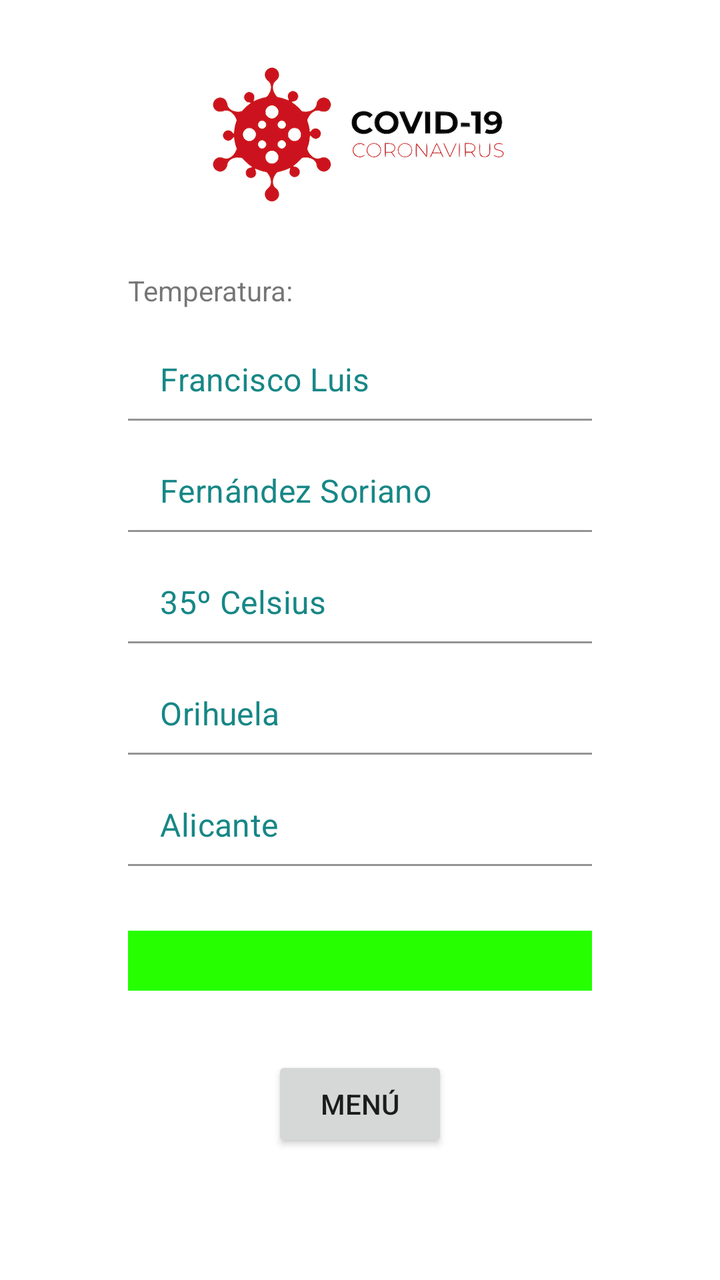
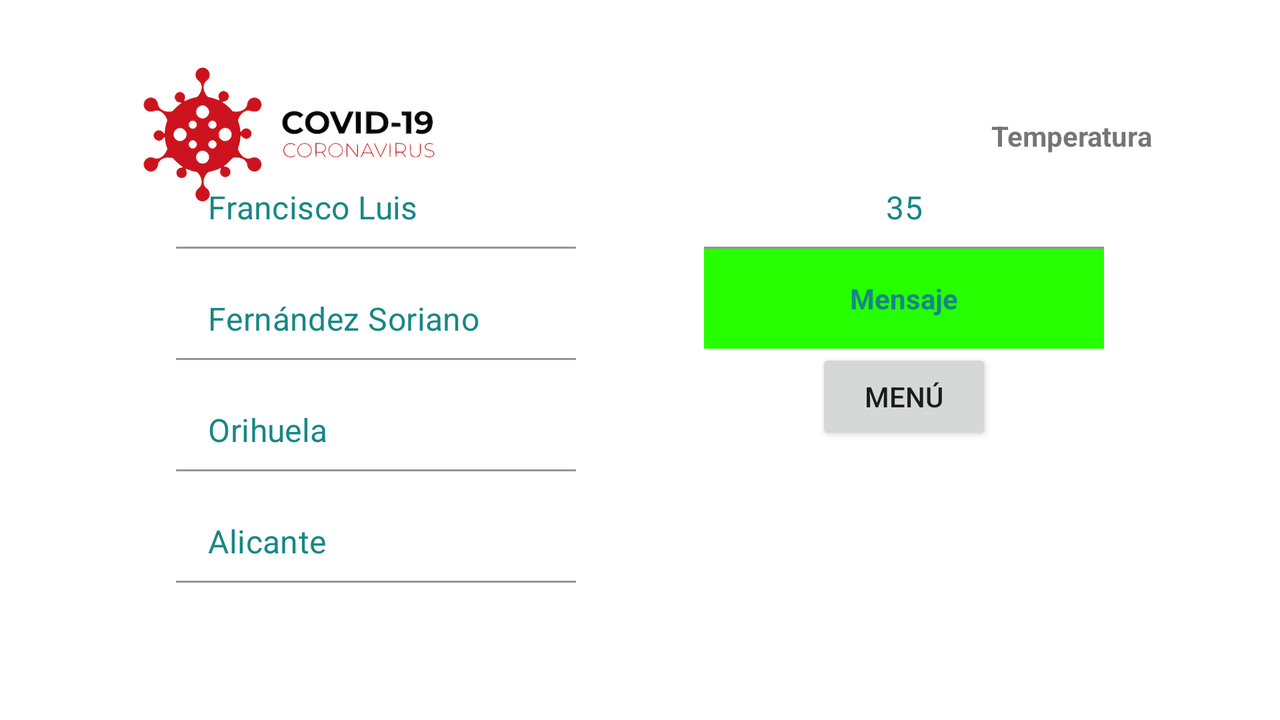

An Android layout and its configuration variant, each rendered on a device that would load it. The default file and the variant file are quoted in full after the pictures.
<!-- AndroidManifest.xml: application theme Theme.Primera_aplicacion -->
<!-- res/layout/activity_temp_results.xml -->
<?xml version="1.0" encoding="utf-8"?>
<LinearLayout xmlns:android="http://schemas.android.com/apk/res/android"
    xmlns:app="http://schemas.android.com/apk/res-auto"
    xmlns:tools="http://schemas.android.com/tools"
    android:layout_width="match_parent"
    android:layout_height="match_parent"
    android:layout_gravity="top"
    android:gravity="center_horizontal"
    android:orientation="vertical"
    tools:context=".LoginActivity">

    <ImageView
        android:id="@+id/imgViewInicial"
        android:layout_width="wrap_content"
        android:layout_height="wrap_content"
        android:layout_marginTop="32dp"
        android:contentDescription="@string/pic_covid_title"
        app:srcCompat="@drawable/covid" />

    <LinearLayout
        android:layout_width="match_parent"
        android:layout_height="match_parent"
        android:layout_gravity="top"
        android:layout_marginStart="64dp"
        android:layout_marginTop="32dp"
        android:layout_marginEnd="64dp"
        android:layout_marginBottom="64dp"
        android:gravity="center|top"
        android:orientation="vertical">

        <TextView
            android:layout_width="match_parent"
            android:layout_height="wrap_content"
            android:text="@string/titulo_resultado_temperatura" />

        <com.google.android.material.textfield.TextInputLayout
            android:id="@+id/ly_etNombre"
            android:layout_width="match_parent"
            android:layout_height="wrap_content">

            <EditText
                android:id="@+id/etNombre"
                android:layout_width="match_parent"
                android:layout_height="wrap_content"
                android:editable="false"
                android:inputType="none"
                android:minHeight="48dp"
                android:background="#00FFFFFF"
                android:text="Francisco Luis"
                android:textColor="@color/blocked_text"
                tools:ignore="Deprecated" />

        </com.google.android.material.textfield.TextInputLayout>

        <com.google.android.material.textfield.TextInputLayout
            android:id="@+id/ly_etApellidos"
            android:layout_width="match_parent"
            android:layout_height="wrap_content">

            <EditText
                android:id="@+id/etApellidos"
                android:layout_width="match_parent"
                android:layout_height="wrap_content"
                android:editable="false"
                android:inputType="none"
                android:minHeight="48dp"
                android:background="#00FFFFFF"
                android:text="Fernández Soriano"
                android:textColor="@color/blocked_text"
                tools:ignore="Deprecated" />

        </com.google.android.material.textfield.TextInputLayout>

        <com.google.android.material.textfield.TextInputLayout
            android:id="@+id/ly_etTemperatura"
            android:layout_width="match_parent"
            android:layout_height="wrap_content">

            <EditText
                android:id="@+id/etTemperatura"
                android:layout_width="match_parent"
                android:layout_height="wrap_content"
                android:editable="false"
                android:inputType="none"
                android:minHeight="48dp"
                android:background="#00FFFFFF"
                android:text="35º Celsius"
                android:textColor="@color/blocked_text"
                tools:ignore="Deprecated" />

        </com.google.android.material.textfield.TextInputLayout>

        <com.google.android.material.textfield.TextInputLayout
            android:id="@+id/ly_etCiudad"
            android:layout_width="match_parent"
            android:layout_height="wrap_content">

            <EditText
                android:id="@+id/etCiudad"
                android:layout_width="match_parent"
                android:layout_height="wrap_content"
                android:editable="false"
                android:inputType="none"
                android:minHeight="48dp"
                android:background="#00FFFFFF"
                android:text="Orihuela"
                android:textColor="@color/blocked_text"
                tools:ignore="Deprecated" />

        </com.google.android.material.textfield.TextInputLayout>

        <com.google.android.material.textfield.TextInputLayout
            android:id="@+id/ly_etProvincia"
            android:layout_width="match_parent"
            android:layout_height="wrap_content">

            <EditText
                android:id="@+id/etProvincia"
                android:layout_width="match_parent"
                android:layout_height="wrap_content"
                android:editable="false"
                android:inputType="none"
                android:minHeight="48dp"
                android:background="#00FFFFFF"
                android:text="Alicante"
                android:textColor="@color/blocked_text"
                tools:ignore="Deprecated" />

        </com.google.android.material.textfield.TextInputLayout>

        <View
            android:layout_width="match_parent"
            android:layout_height="0dp"
            android:layout_weight="1" />

        <View
            android:layout_width="match_parent"
            android:layout_height="30dp"
            android:background="@color/good_temp" />

        <View
            android:layout_width="match_parent"
            android:layout_height="0dp"
            android:layout_weight="1" />

        <Button
            android:id="@+id/btnVolverMenu"
            android:layout_width="wrap_content"
            android:layout_height="wrap_content"
            android:text="@string/txt_btn_volverMenu" />

    </LinearLayout>

</LinearLayout>
<!-- resources referenced by this layout -->
<resources>
  <color name="blocked_text">#FF178786</color>
  <color name="good_temp">#26FF00</color>
  <!-- drawable covid: png bitmap (drawable-hdpi, 22488 bytes) -->
  <string name="pic_covid_title">covid19</string>
  <string name="titulo_resultado_temperatura">Temperatura:</string>
  <string name="txt_btn_volverMenu">Menú</string>
  <style name="Theme.Primera_aplicacion" parent="Theme.MaterialComponents.DayNight.DarkActionBar">
          
          <item name="colorPrimary">@color/purple_500</item>
          <item name="colorPrimaryVariant">@color/purple_700</item>
          <item name="colorOnPrimary">@color/white</item>
          
          <item name="colorSecondary">@color/teal_200</item>
          <item name="colorSecondaryVariant">@color/teal_700</item>
          <item name="colorOnSecondary">@color/black</item>
          
          <item name="android:statusBarColor">?attr/colorPrimaryVariant</item>
          
      </style>
  <color name="purple_500">#FF6200EE</color>
  <color name="purple_700">#FF3700B3</color>
  <color name="white">#FFFFFFFF</color>
  <color name="teal_200">#FF03DAC5</color>
  <color name="teal_700">#FF018786</color>
  <color name="black">#FF000000</color>
</resources>
<!-- res/layout-land/activity_temp_results.xml (the author's variant of the layout above) -->
<!-- drawn on the phone turned sideways -->
<?xml version="1.0" encoding="utf-8"?>
<androidx.constraintlayout.widget.ConstraintLayout xmlns:android="http://schemas.android.com/apk/res/android"
    xmlns:app="http://schemas.android.com/apk/res-auto"
    xmlns:tools="http://schemas.android.com/tools"
    android:layout_width="match_parent"
    android:layout_height="match_parent"
    android:layout_gravity="top"
    android:orientation="vertical"
    tools:context=".TempResultsActivity">

    <ImageView
        android:id="@+id/imgViewInicial"
        android:layout_width="wrap_content"
        android:layout_height="wrap_content"
        android:layout_marginStart="64dp"
        android:layout_marginTop="32dp"
        android:contentDescription="@string/pic_covid_title"
        app:layout_constraintStart_toStartOf="parent"
        app:layout_constraintTop_toTopOf="parent"
        app:srcCompat="@drawable/covid" />

    <TextView
        android:id="@+id/textView"
        android:layout_width="wrap_content"
        android:layout_height="wrap_content"
        android:layout_marginEnd="64dp"
        android:text="Temperatura"
        android:textStyle="bold"
        app:layout_constraintBottom_toBottomOf="@+id/imgViewInicial"
        app:layout_constraintEnd_toEndOf="parent"
        app:layout_constraintTop_toTopOf="@+id/imgViewInicial"  />

    <LinearLayout
        android:id="@+id/linearLayout6"
        android:layout_width="wrap_content"
        android:layout_height="wrap_content"
        android:orientation="horizontal"
        app:layout_constraintBottom_toBottomOf="parent"
        app:layout_constraintEnd_toEndOf="parent"
        app:layout_constraintStart_toStartOf="parent"
        app:layout_constraintTop_toTopOf="parent">

        <LinearLayout
            android:layout_width="200dp"
            android:layout_height="wrap_content"
            android:layout_gravity="top"
            android:gravity="center|top"
            android:orientation="vertical"
            android:layout_margin="32dp">

            <com.google.android.material.textfield.TextInputLayout
                android:id="@+id/ly_etNombre"
                android:layout_width="match_parent"
                android:layout_height="wrap_content">

                <EditText
                    android:id="@+id/etNombre"
                    android:layout_width="match_parent"
                    android:layout_height="wrap_content"
                    android:background="#00FFFFFF"
                    android:editable="false"
                    android:inputType="none"
                    android:text="Francisco Luis"
                    android:textColor="@color/blocked_text"
                    tools:ignore="Deprecated" />

            </com.google.android.material.textfield.TextInputLayout>

            <com.google.android.material.textfield.TextInputLayout
                android:id="@+id/ly_etApellidos"
                android:layout_width="match_parent"
                android:layout_height="wrap_content">

                <EditText
                    android:id="@+id/etApellidos"
                    android:layout_width="match_parent"
                    android:layout_height="wrap_content"
                    android:background="#00FFFFFF"
                    android:editable="false"
                    android:inputType="none"
                    android:text="Fernández Soriano"
                    android:textColor="@color/blocked_text"
                    tools:ignore="Deprecated" />

            </com.google.android.material.textfield.TextInputLayout>

            <com.google.android.material.textfield.TextInputLayout
                android:id="@+id/ly_etCiudad"
                android:layout_width="match_parent"
                android:layout_height="wrap_content">

                <EditText
                    android:id="@+id/etCiudad"
                    android:layout_width="match_parent"
                    android:layout_height="wrap_content"
                    android:background="#00FFFFFF"
                    android:editable="false"
                    android:inputType="none"
                    android:text="Orihuela"
                    android:textColor="@color/blocked_text"
                    tools:ignore="Deprecated" />

            </com.google.android.material.textfield.TextInputLayout>

            <com.google.android.material.textfield.TextInputLayout
                android:id="@+id/ly_etProvincia"
                android:layout_width="match_parent"
                android:layout_height="wrap_content">

                <EditText
                    android:id="@+id/etProvincia"
                    android:layout_width="match_parent"
                    android:layout_height="wrap_content"
                    android:background="#00FFFFFF"
                    android:editable="false"
                    android:inputType="none"
                    android:text="Alicante"
                    android:textColor="@color/blocked_text"
                    tools:ignore="Deprecated" />

            </com.google.android.material.textfield.TextInputLayout>

        </LinearLayout>

        <LinearLayout
            android:layout_width="200dp"
            android:layout_height="match_parent"
            android:orientation="vertical"
            android:layout_margin="32dp"
            android:gravity="center|top"
            android:textAlignment="center">

            <com.google.android.material.textfield.TextInputLayout
                android:id="@+id/ly_etTemperatura"
                android:layout_width="match_parent"
                android:layout_height="wrap_content">

                <EditText
                    android:id="@+id/etTemperatura"
                    android:layout_width="match_parent"
                    android:layout_height="wrap_content"
                    android:background="#00FFFFFF"
                    android:editable="false"
                    android:inputType="none"
                    android:text="35"
                    android:textColor="@color/blocked_text"
                    tools:ignore="Deprecated"
                    android:textAlignment="center"/>

            </com.google.android.material.textfield.TextInputLayout>

            <TextView
                android:id="@+id/view_color_resultado"
                android:layout_width="match_parent"
                android:layout_height="50dp"
                android:background="@color/good_temp"
                android:gravity="center"
                android:text="Mensaje"
                android:textAlignment="center"
                android:textColor="@color/blocked_text"
                android:textStyle="bold" />

            <Button
                android:id="@+id/btnVolverMenu"
                android:layout_width="wrap_content"
                android:layout_height="wrap_content"
                android:text="@string/txt_btn_volverMenu" />
        </LinearLayout>
    </LinearLayout>

</androidx.constraintlayout.widget.ConstraintLayout>
<!-- resources referenced by the variant -->
<!-- as the phone turned sideways resolves them -->
<resources>
  <color name="blocked_text">#FF178786</color>
  <color name="good_temp">#26FF00</color>
  <!-- drawable covid: png bitmap (drawable-hdpi, 22488 bytes) -->
  <string name="pic_covid_title">covid19</string>
  <string name="txt_btn_volverMenu">Menú</string>
  <style name="Theme.Primera_aplicacion" parent="Theme.MaterialComponents.DayNight.DarkActionBar">
          
          <item name="colorPrimary">@color/purple_500</item>
          <item name="colorPrimaryVariant">@color/purple_700</item>
          <item name="colorOnPrimary">@color/white</item>
          
          <item name="colorSecondary">@color/teal_200</item>
          <item name="colorSecondaryVariant">@color/teal_700</item>
          <item name="colorOnSecondary">@color/black</item>
          
          <item name="android:statusBarColor">?attr/colorPrimaryVariant</item>
          
      </style>
  <color name="purple_500">#FF6200EE</color>
  <color name="purple_700">#FF3700B3</color>
  <color name="white">#FFFFFFFF</color>
  <color name="teal_200">#FF03DAC5</color>
  <color name="teal_700">#FF018786</color>
  <color name="black">#FF000000</color>
</resources>
